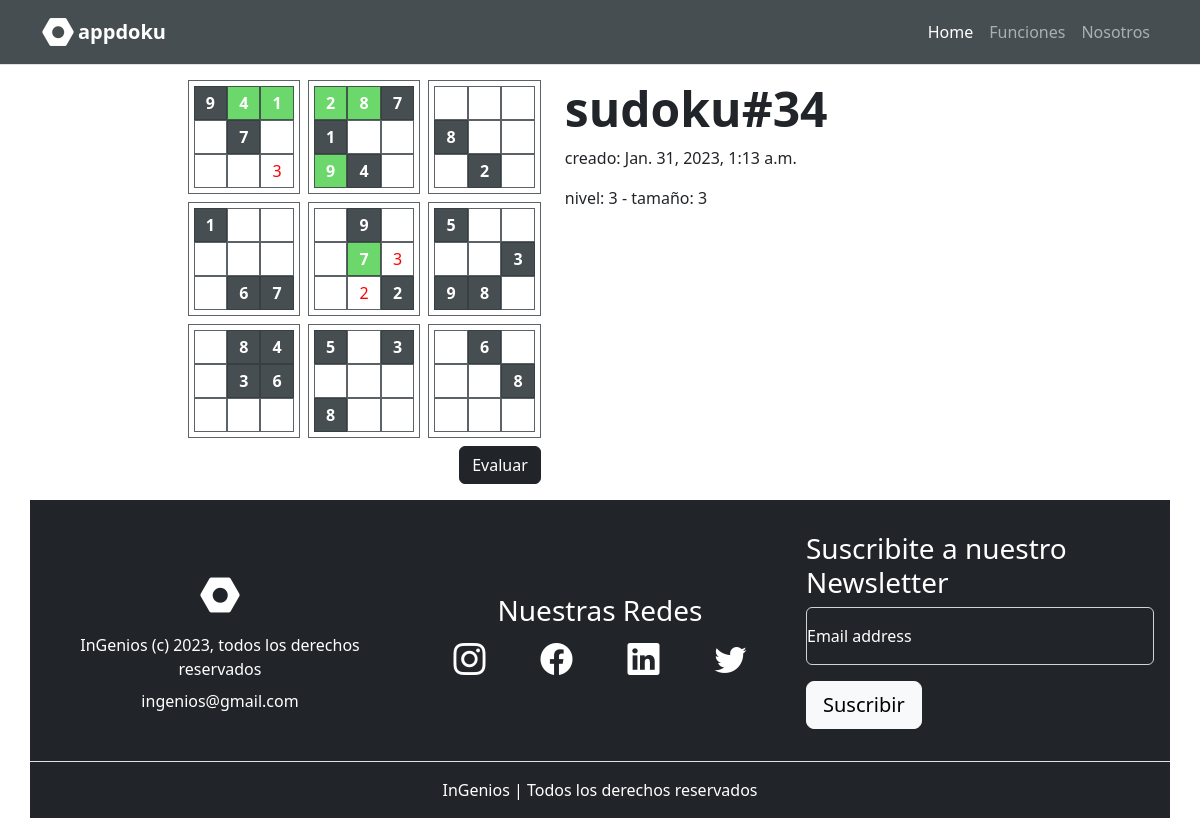
The app's page /appdoku/tablero/34 with its own data.
### appdoku/models.py (models this page shows, shortened)
class Tablero(models.Model):
    LEVEL_CHOICES = (
        ('1', 'bajo'),
        ('2', 'medio'),
        ('3', 'alto'),
    )
    SIZE_CHOICES =(
        ('3', '3x3'),
    )
    name = models.CharField(max_length=50, blank=True)
    level = models.CharField(max_length=1, default='2', choices=LEVEL_CHOICES)
    size = models.CharField(max_length=1, default='3', choices=SIZE_CHOICES)
    initial_sudoku = models.CharField(max_length=81, default='0')
    final_sudoku = models.CharField(max_length=81, default='0')
    user_sudoku = models.CharField(max_length=81, default='0')
    created = models.DateTimeField(auto_now_add=True)

### appdoku/views.py (the view)
# urls.py: path('tablero/<int:tablero_id>', views.tablero, name='tablero'),
def tablero(request, tablero_id):
    if request.method == 'POST':
        form = SudokuForm(request.POST)
        if form.is_valid():
            cd = form.cleaned_data
            tablero = Tablero.objects.get(id = tablero_id)
            sudoku_solution_str = tablero.final_sudoku
            sudoku_user_str=''
            for i in range(81):
                value = cd["id_"+str(i)]
                if value in ['1','2','3','4','5','6','7','8','9']:
                    sudoku_user_str += cd["id_"+str(i)]
                elif value == '?':
                    sudoku_user_str += sudoku_solution_str[i]
                else:
                    sudoku_user_str+='0'
            tablero.user_sudoku = sudoku_user_str
            tablero.save()
        else:
            print(form.errors)
        return redirect("/appdoku/tablero/"+str(tablero_id))
    else:
        form = SudokuForm()
        tablero = Tablero.objects.get(id = tablero_id)
        sudoku_initial_str = tablero.initial_sudoku
        sudoku_solution_str = tablero.final_sudoku
        sudoku_user_str = tablero.user_sudoku
        sudoku4template = []
        for i in range(81):
            if sudoku_initial_str[i] != '0':
                sudoku4template.append((i, 'id_'+str(i), str(i//27*3+(i%9)//3), sudoku_initial_str[i], 'P'))
            else:
                if sudoku_user_str[i] != '0':
                    if sudoku_user_str[i]==sudoku_solution_str[i]:
                        sudoku4template.append((i, 'id_'+str(i), str(i//27*3+(i%9)//3), sudoku_user_str[i], 'S'))
                    else:
                        sudoku4template.append((i, 'id_'+str(i), str(i//27*3+(i%9)//3), sudoku_user_str[i], 'D'))
                else:
                    sudoku4template.append((i, 'id_'+str(i), str(i//27*3+(i%9)//3), sudoku_initial_str[i], 'N'))
        sudoku4template_sorted = sorted(sudoku4template, key=lambda item: (item[2],item[0]))
        sudoku_cluster = []
        for fila in range(9):
            sudoku_cluster.append(sudoku4template_sorted[fila*9:(fila+1)*9])
    return render(request, 'appdoku/tablero.html', {'form': form, 'tablero': tablero, 'sudoku_cluster': sudoku_cluster})

### appdoku/templates/appdoku/tablero.html (shortened to what this page needs)
{% extends "appdoku/index.html" %}
{% load static %}
{% block contenido %}
<section class=" container mt-5 p-3">
    <div class="row mt-md-3 justify-content-center">
        <div class="col-12 col-md-5 order-md-last">
            <h2 class="text-center text-md-start display-5 fw-bold">{{ tablero.name }}#{{ tablero.id }}</h2>
            <p class="text-center text-md-start">creado: {{ tablero.created }}</p>
            <p class="text-center text-md-start">nivel: {{ tablero.level }} - tamaño: {{ tablero.size }}</p>
        </div>
        <div class="col-12 col-md-7 col-lg-5 col-xl-4">
            <form enctype="multipart/form-data" action="/appdoku/tablero/{{ tablero.id }}" method="post" class="row justify-content-center align-items-center" novalidate>
                <div class="grilla gap-2">
                    {% for fila in sudoku_cluster %}
                    <div class="grilla celda">
                        {% for id, id_str, box, value, flag in fila %}
                        {% if flag == 'N' %}
                        <div class="d-flex justify-content-center align-items-center">
                            <input type="text" class="celda celda-none" id="{{ id_str }}" name="{{ id_str }}" value="" autocomplete="off">
                        </div>
                        {% elif flag == 'P' %}
                        <div class="d-flex justify-content-center align-items-center">
                            <input type="text" class="celda celda-primary"
                                id="{{ id_str }}" name="{{ id_str }}" value="{{ value }}" readonly>
                        </div>
                        {% elif flag == 'S' %}
                        <div class="d-flex justify-content-center align-items-center">
                            <input type="text" class="celda celda-success"
                                id="{{ id_str }}" name="{{ id_str }}" value="{{ value }}" readonly>
                        </div>
                        {% elif flag == 'D' %}
                        <div class="d-flex justify-content-center align-items-center">
                            <input type="text" class="celda celda-danger"
                                id="{{ id_str }}" name="{{ id_str }}" value="{{ value }}">
                        </div>
                        {% endif %}
                        {% endfor %}
                    </div>
                    {% endfor %}
                </div>
                <div class="col d-flex justify-content-end align-items-center mt-2">
                    <input type="submit" class="btn btn-dark" value="Evaluar">
                </div>
            </form>
        </div>
    </div>
</section>
{% endblock %}

### appdoku/static/appdoku/styles.css (style rules this page uses)
.grilla { display: grid; grid-template-columns: repeat(3,1fr); grid-template-rows: repeat(3,1fr); }
.celda { border: rgba(52, 59, 64, 0.8) solid 0.75px; height: 100%; width: 100%; font-size: 1rem; text-align: center; padding: 5px; }
.celda-none { background-color: white; color: black; }
.celda-primary { background-color: rgba(52, 59, 64, 0.9); color: white; font-weight: bold; }
.celda-danger { background-color: white; color: red; }
.celda-success { background-color: rgb(108, 216, 108); color: white; font-weight: bold; }

### records on screen
Tablero: name "sudoku", id "34", created "Jan. 31, 2023, 1:13 a.m.", level "3", size "3"
